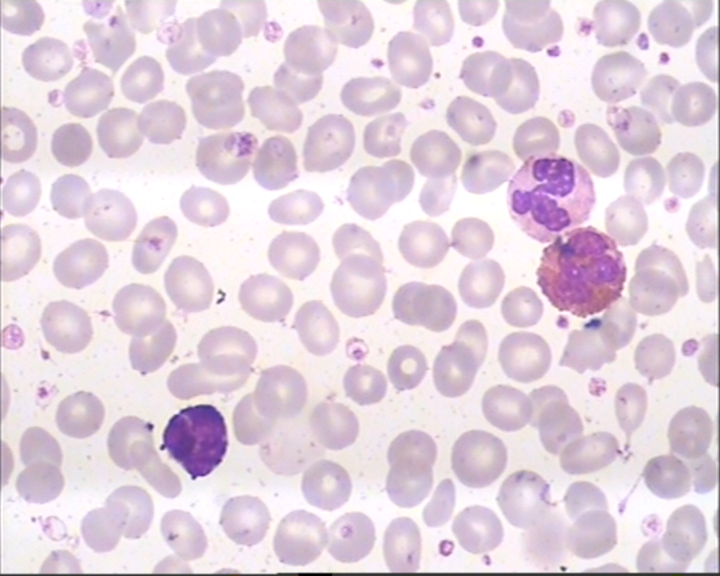
#> input picture data/1.bmp, 720 x 576 px, found by its file name
$ python 'Edge Detection Segmentation.py'
#> lines starting #> are read from the running program, lines starting #| are printed output that depends on the picture
from skimage.color import rgb2gray
from sklearn.cluster import KMeans
import numpy as np
import cv2
import matplotlib.pyplot as plt
from scipy import ndimage

#Github: https://github.com/sujitmandal

#This programe is create by Sujit Mandal

"""
Github: https://github.com/sujitmandal

This programe is create by Sujit Mandal

"""


image = cv2.imread('D:\\Matchin Larning\\all dataset\\LISC Database\\Main Dataset\\mixt\\1.bmp')
#> image is the input picture: shape (576, 720, 3); mean B, G, R 222.5, 209.9, 226.4
plt.imshow(image)
#plt.show()

# converting to grayscale
gray = rgb2gray(image)
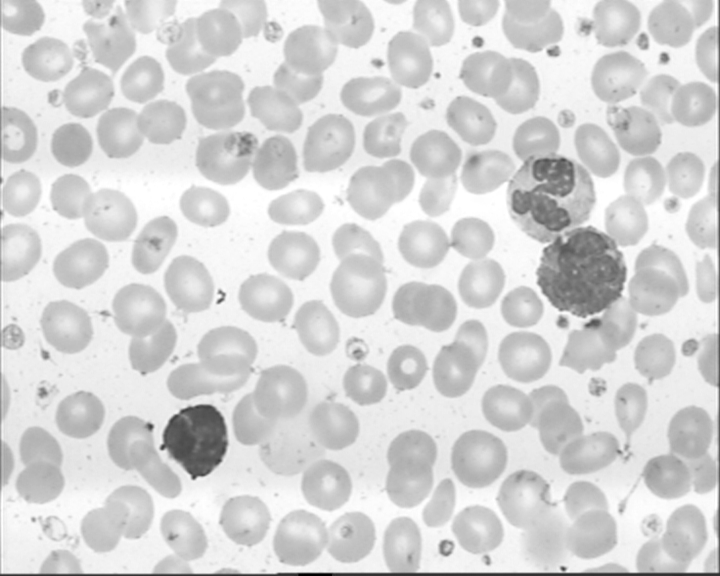
#> gray: shape (576, 720) float64; min 0, max 1, mean 0.838

# defining the sobel filters
sobel_horizontal = np.array([np.array([1, 2, 1]), np.array([0, 0, 0]), np.array([-1, -2, -1])])
print(sobel_horizontal, 'is a kernel for detecting horizontal edges')

sobel_vertical = np.array([np.array([-1, 0, 1]), np.array([-2, 0, 2]), np.array([-1, 0, 1])])
print(sobel_vertical, 'is a kernel for detecting vertical edges')
plt.imshow(sobel_vertical)
plt.imshow(sobel_horizontal)
#plt.show()


out_h = ndimage.convolve(gray, sobel_horizontal, mode='reflect')
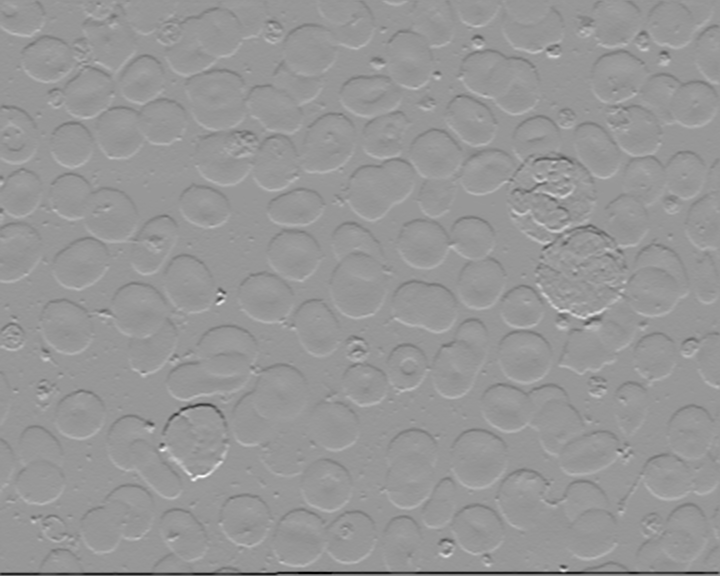
#> out_h: shape (576, 720) float64; min -2.92, max 2, mean -0.00946; drawn with min black and max white
out_v = ndimage.convolve(gray, sobel_vertical, mode='reflect')
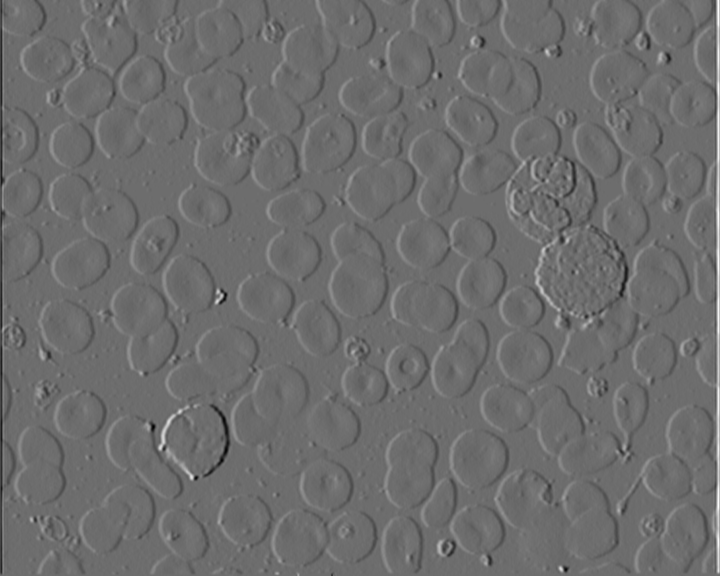
#> out_v: shape (576, 720) float64; min -1.46, max 1.95, mean 0.00324; drawn with min black and max white
# here mode determines how the input array is extended when the filter overlaps a border.
plt.imshow(out_h, cmap='gray')
plt.show()
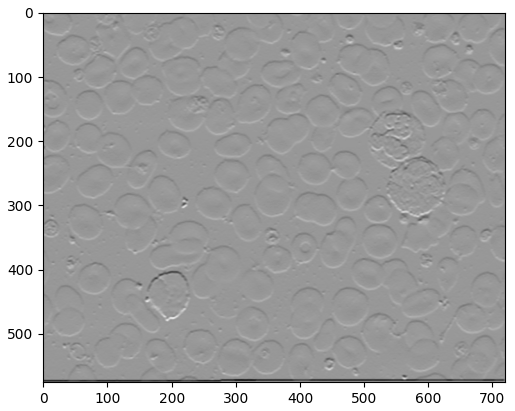
#> figure drawn by matplotlib, 1 panel; B, G, R data is drawn as R, G, B

plt.imshow(out_v, cmap='gray')
plt.show()

kernel_laplace = np.array([np.array([1, 1, 1]), np.array([1, -8, 1]), np.array([1, 1, 1])])
print(kernel_laplace, 'is a laplacian kernel')
plt.imshow(kernel_laplace)
#plt.show()

out_l = ndimage.convolve(gray, kernel_laplace, mode='reflect')
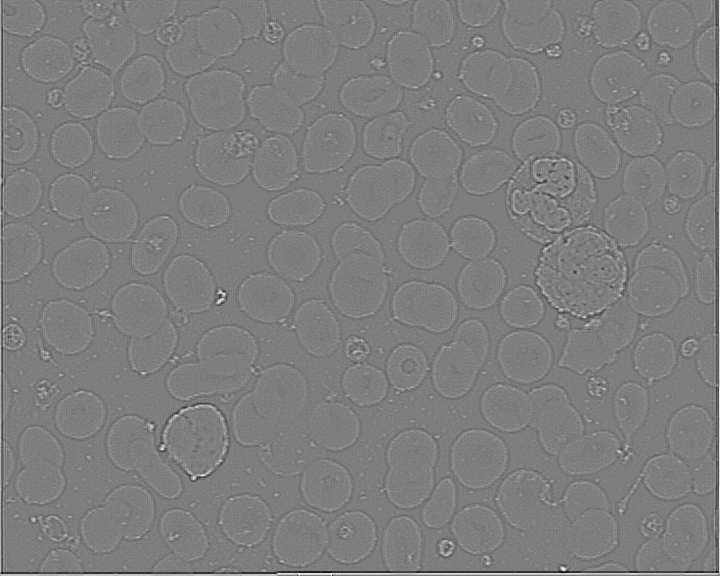
#> out_l: shape (576, 720) float64; min -0.953, max 0.961, mean 7.51e-18; drawn with min black and max white
plt.imshow(out_l, cmap='gray')
plt.show()
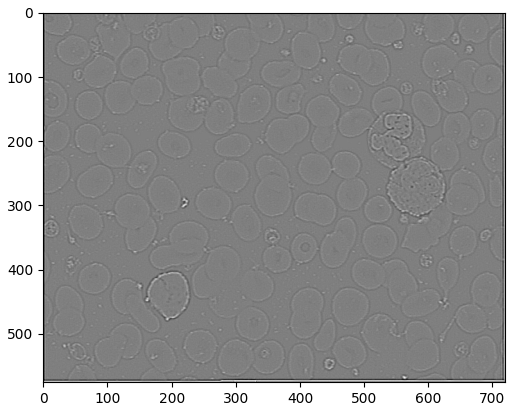
#> figure drawn by matplotlib, 1 panel


plt.subplot(2, 2, 1)
plt.imshow(image)

plt.subplot(2, 2 , 2)
plt.imshow(out_h)

plt.subplot(2, 2, 3)
plt.imshow(out_v)

plt.subplot(2, 2 , 4)
plt.imshow(out_l)

plt.show()
#> figure, not shown here; B, G, R data is drawn as R, G, B

key = cv2.waitKey(0)
#> (key Esc is pressed here)
cv2.destroyAllWindows()

$ run again, with data/2.bmp copied over data/1.bmp
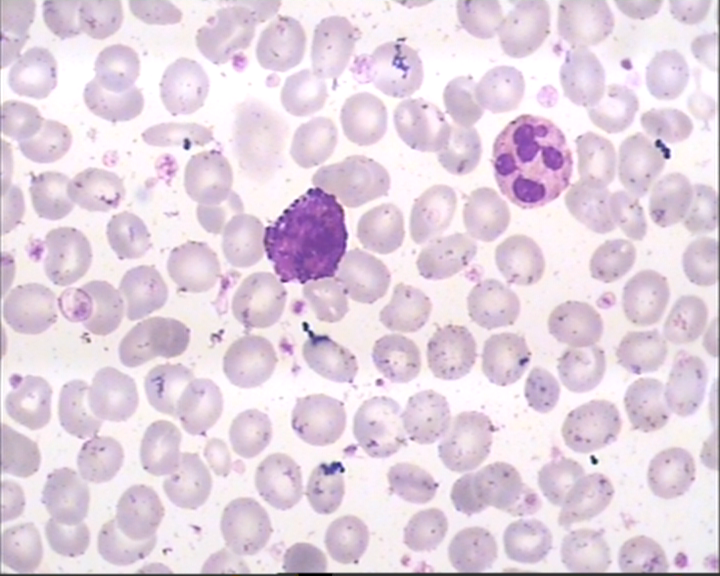
#> input picture data/2.bmp, 720 x 576 px, found by its file name
#> image is the input picture: shape (576, 720, 3); mean B, G, R 225.1, 211.3, 227.5
#> `out_h = ndimage.convolve(gray, sobel_horizontal, mode='reflect')`:
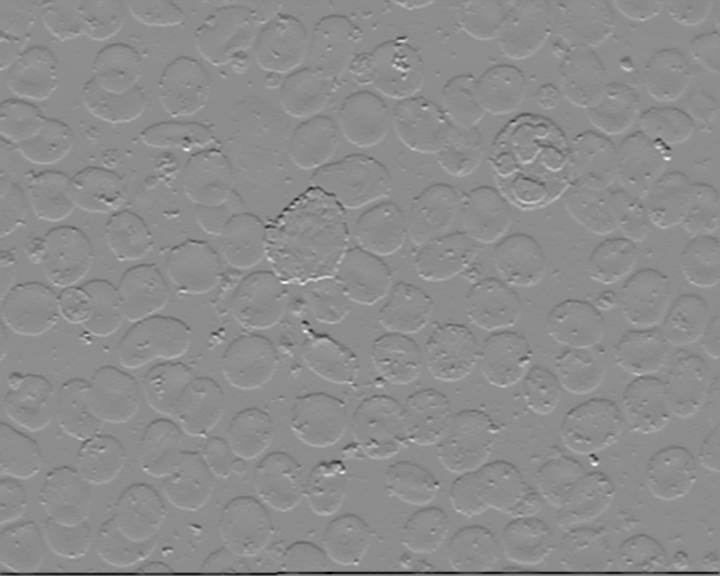
#> out_h: shape (576, 720) float64; min -2.82, max 2.27, mean -0.00902; drawn with min black and max white
#> `plt.show()`:
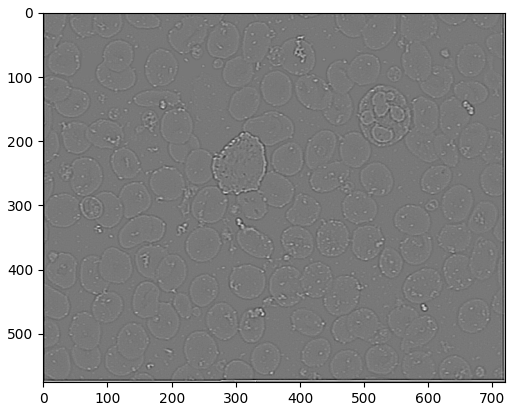
#> figure drawn by matplotlib, 1 panel

$ run again, with data/3.bmp copied over data/1.bmp
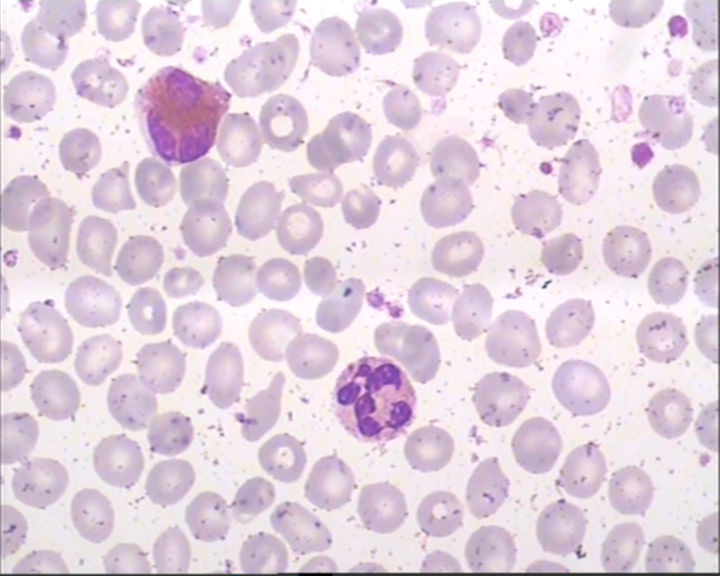
#> input picture data/3.bmp, 720 x 576 px, found by its file name
#> image is the input picture: shape (576, 720, 3); mean B, G, R 223.3, 209.8, 226.2
#> `out_h = ndimage.convolve(gray, sobel_horizontal, mode='reflect')`:
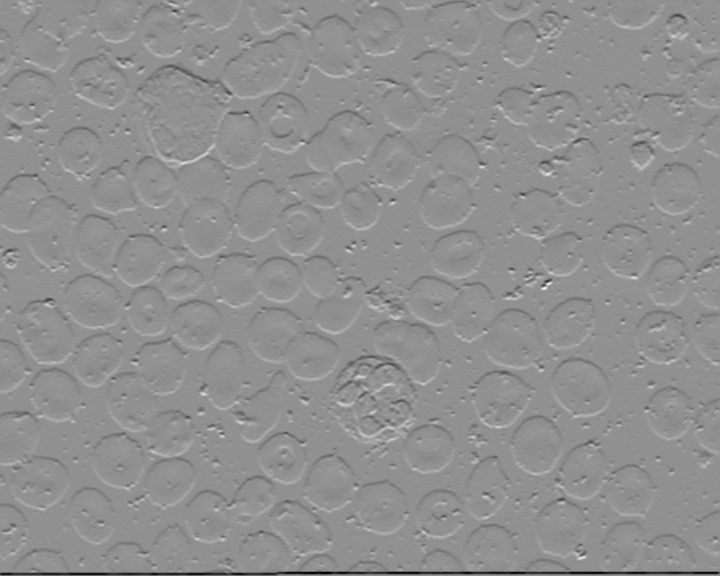
#> out_h: shape (576, 720) float64; min -2.48, max 1.88, mean -0.00988; drawn with min black and max white
#> `plt.show()`:
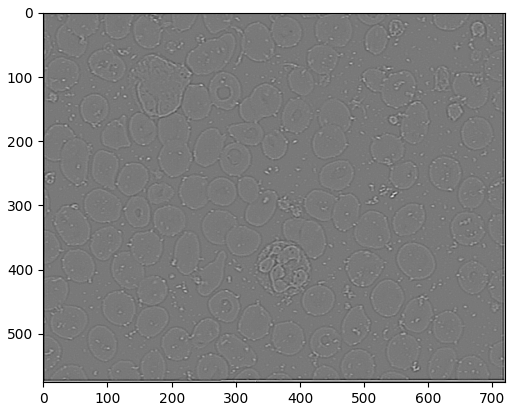
#> figure drawn by matplotlib, 1 panel

$ run again, with data/4.bmp copied over data/1.bmp
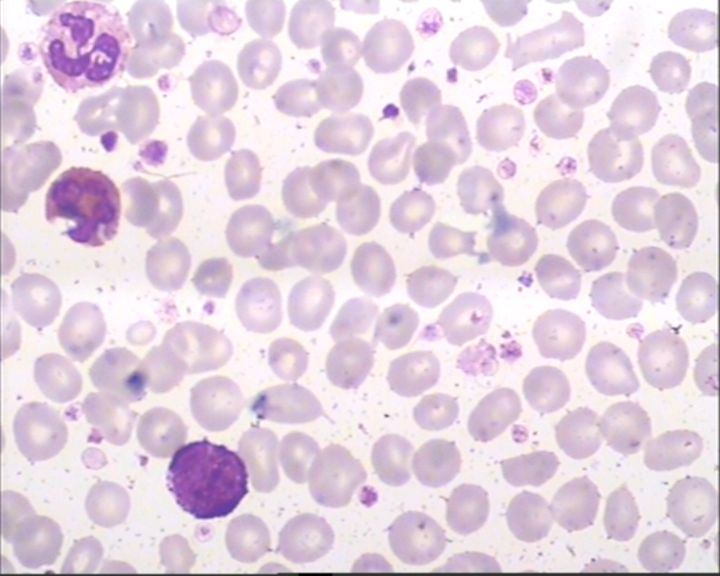
#> input picture data/4.bmp, 720 x 576 px, found by its file name
#> image is the input picture: shape (576, 720, 3); mean B, G, R 224, 210.1, 227.1
#> `out_h = ndimage.convolve(gray, sobel_horizontal, mode='reflect')`:
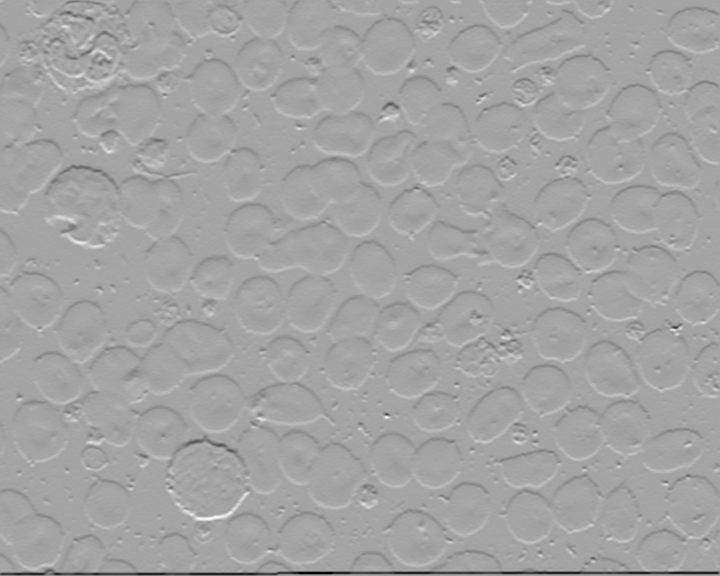
#> out_h: shape (576, 720) float64; min -2.79, max 1.55, mean -0.01; drawn with min black and max white
#> `plt.show()`:
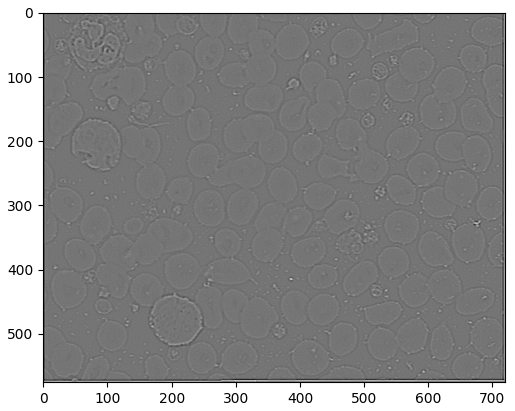
#> figure drawn by matplotlib, 1 panel
